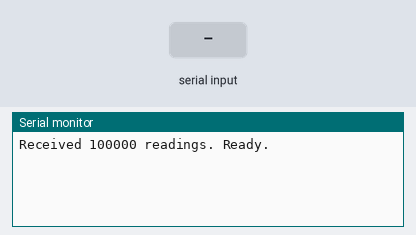
A sketch run on a simulated ESP32. On the bench: the last lines printed to the serial monitor. The test bench sets the inputs (shaded band).

Above: at 3.8 s.
3.9 s: "ALT\n" received over Serial
At 4.5 s:
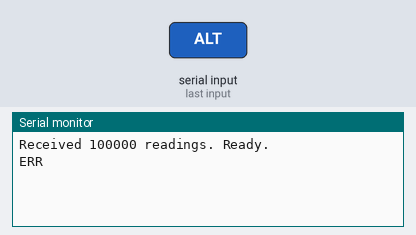
5.4 s: "STATS\n" received over Serial
At 6.6 s:
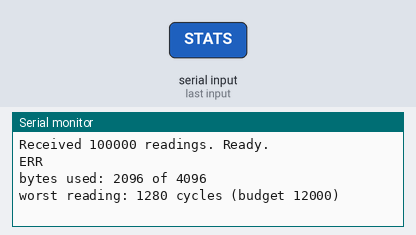
6.9 s: "GLITCHES\n" received over Serial
At 8.0 s:
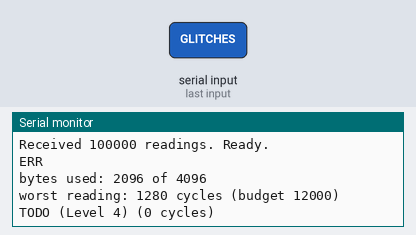
8.4 s: "G\n" received over Serial
At 9.2 s:
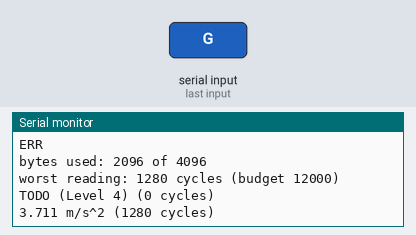
9.9 s: "APOGEE\n" received over Serial
At 10.3 s:
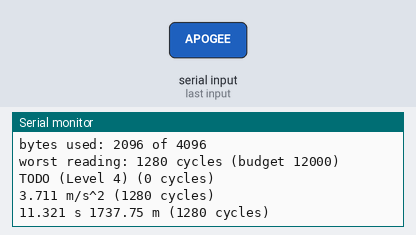
11.4 s: "DESCENT\n" received over Serial
At 12.7 s:
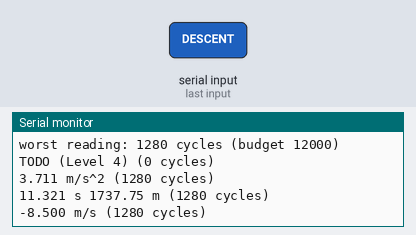

Measured:
- after the input at 3.9 s, the serial monitor: prints a new line at once (image 1)
- after the input at 5.4 s, the serial monitor: prints a new line at once (image 2)
- after the input at 6.9 s, the serial monitor: prints a new line at once (image 3)
- after the input at 8.4 s, the serial monitor: prints a new line at once (image 4)
- after the input at 9.9 s, the serial monitor: prints a new line at once (image 5)
- after the input at 11.4 s, the serial monitor: prints a new line at once (image 6)

The sketch:

LEVEL_3_PRACTICE.ino
```cpp
// =====================================================================
// CATCH THE ROCKET - LEVEL 3 (DEPLOY + ALT, tight limits)  -- glitches OFF
// Tracker: PRACTICE TRACKER B
//
// DESIGN
//  * The 100 000 readings are cut into 100 blocks of 1000 readings.
//    For each block we keep only 3 exact integer sums (h in cm, u = j-499.5
//    is the position of the reading inside the block, w = 2u is an integer):
//        s0 = sum h      s1 = sum w*h      s2 = sum w*w*h
//    That is enough to rebuild, for ANY run of whole blocks, the
//    least-squares sums  sum x^k h  (k=0,1,2)  because x = (D+u)/W.
//    The sums of x^k alone (k=0..4) are known in closed form.
//  * After receiving (first command):
//      1. grow a parabola over blocks 0..k-1 until block k sits >1 m off it
//         -> the parachute is open inside block k-1 or k.
//      2. coast parabola P = fit on whole blocks before the deployment,
//         descent line  L = fit on whole blocks after the deployment.
//      3. deployment time = LATER root of P(t)-L(t)=0 (the earlier root is
//         the line extended backwards, before the real opening).
//      4. re-pick the blocks with that time and refit (3 rounds).
//  * All fitting maths is in double, centred + scaled to x in [-1,1].
//    Per reading we only do integer work (3 int adds, 2 int64 mults).
// =====================================================================
#define TRACKER_GLITCHES 0 // 1 = glitches on, 0 = off. Change only this line.

#include <math.h>
#include <stdlib.h>
#include <string.h>
#include <ctype.h>

// ===== PRACTICE TRACKER B: do not modify =====
// Set TRACKER_GLITCHES to 1 or 0 *above* this block, never inside it.
static uint32_t trackerSeed = 4242u;
static uint32_t trackerRand() {
  trackerSeed = trackerSeed * 1664525u + 1013904223u;
  return trackerSeed;
}
float nextAltitude() {
  // This flight's secrets. Every tracker uses different ones.
  const int64_t H0 =  150000;   // altitude at t = 0, in cm
  const int64_t V0 =    4200;   // upward speed at t = 0, in cm/s
  const int64_t G  =     371;   // gravity, in cm/s^2
  const int64_t TD =   24000;   // parachute opens at this time, in ms
  const int64_t VD =    -850;   // speed under the parachute, in cm/s
  static int64_t t = 0;      // time of this reading, in ms
  static int quiet = 0;      // readings until a glitch is allowed again
  int64_t tc = (t < TD) ? t : TD;
  int64_t h = H0 + V0 * tc / 1000 - G * tc * tc / 2000000;
  if (t > TD) h += VD * (t - TD) / 1000;
  uint32_t r = trackerRand();
  if (quiet > 0) quiet--;
  if (TRACKER_GLITCHES && t >= 1000 && quiet == 0 && (r >> 24) < 2) {
    quiet = 10;                                     // glitch: 50 to 300 m off
    int64_t off = 5000 + (int64_t)((r >> 4) % 25001);
    h += ((r >> 3) & 1) ? off : -off;
    if (h < 0) h += 2 * off;
  } else {
    h += (int64_t)((r >> 8) % 401) - 200;           // noise: -2.00 to +2.00 m
  }
  t++;
  return (float)h / 100.0f;
}
// =========================================

// ------------------------- state (everything lives here) -------------
#define NB 100        // number of blocks
#define BS 1000       // readings per block

struct Solution {     // results of the fits, cached after first command
  double aP, bP, gP, mP, WP;   // coast:   h = aP + bP x + gP x^2, x=(t_ms-mP)/WP  (h in cm)
  double aL, bL, mL, WL;       // descent: h = aL + bL x,          x=(t_ms-mL)/WL
  double tdms;                 // deployment time in ms
};

struct State {
  int64_t  s1[NB];    // sum of w*h        per block
  int64_t  s2[NB];    // sum of w*w*h      per block
  Solution sol;       // cached fit results
  int32_t  s0[NB];    // sum of h (cm)     per block
  uint32_t worst;     // slowest reading, CPU cycles
  uint16_t blk, j;    // current block / position inside it
  bool     solved, ok;
};
static State gs;

// NOTE: no function below has a Solution/State in its signature
// (Arduino's auto-generated prototypes would appear before the structs).

// ------------------------- receiving ---------------------------------
static inline void ingest(float x) {
  int32_t h = (int32_t)lroundf(x * 100.0f);          // cm
  int32_t w = 2 * (int32_t)gs.j - (BS - 1);          // 2u, integer
  uint16_t b = gs.blk;
  gs.s0[b] += h;
  gs.s1[b] += (int64_t)w * h;
  gs.s2[b] += (int64_t)(w * w) * h;
  if (++gs.j == BS) { gs.j = 0; gs.blk++; }
}

// ------------------------- fitting maths -----------------------------
// Sums over blocks lo..hi of x^k (k=0..4) -> M[k], and of x^k * h (k=0..2) -> R[k]
// with x = (t_ms - m) / W.
static void accum(int lo, int hi, double m, double W, double* M, double* R) {
  const double N = BS;
  const double inv = 1.0 / W;
  const double Q2 = N * (N * N - 1.0) / 12.0 * inv * inv;
  const double Q4 = N * (N * N - 1.0) * (3.0 * N * N - 7.0) / 240.0 * inv * inv * inv * inv;
  for (int k = 0; k < 5; k++) M[k] = 0;
  for (int k = 0; k < 3; k++) R[k] = 0;
  for (int b = lo; b <= hi; b++) {
    double d  = (b * (double)BS + (BS - 1) / 2.0 - m) * inv;   // block centre
    double d2 = d * d;
    M[0] += N;
    M[1] += N * d;
    M[2] += N * d2 + Q2;
    M[3] += N * d2 * d + 3.0 * d * Q2;
    M[4] += N * d2 * d2 + 6.0 * d2 * Q2 + Q4;
    double Sh  = (double)gs.s0[b];
    double Qh  = 0.5  * (double)gs.s1[b] * inv;                // sum q h
    double Q2h = 0.25 * (double)gs.s2[b] * inv * inv;          // sum q^2 h
    R[0] += Sh;
    R[1] += d * Sh + Qh;
    R[2] += d2 * Sh + 2.0 * d * Qh + Q2h;
  }
}

// Gaussian elimination with partial pivoting, n = 2 or 3
static bool solveLin(int n, double A[3][3], double* r, double* x) {
  for (int c = 0; c < n; c++) {
    int p = c;
    for (int i = c + 1; i < n; i++) if (fabs(A[i][c]) > fabs(A[p][c])) p = i;
    if (fabs(A[p][c]) < 1e-12) return false;
    if (p != c) {
      for (int j = 0; j < n; j++) { double t = A[c][j]; A[c][j] = A[p][j]; A[p][j] = t; }
      double t = r[c]; r[c] = r[p]; r[p] = t;
    }
    for (int i = c + 1; i < n; i++) {
      double f = A[i][c] / A[c][c];
      for (int j = c; j < n; j++) A[i][j] -= f * A[c][j];
      r[i] -= f * r[c];
    }
  }
  for (int i = n - 1; i >= 0; i--) {
    double s = r[i];
    for (int j = i + 1; j < n; j++) s -= A[i][j] * x[j];
    x[i] = s / A[i][i];
  }
  return true;
}

// least-squares polynomial (deg 1 or 2) over whole blocks lo..hi
static bool fitPoly(int lo, int hi, int deg, double* c, double& m, double& W) {
  m = (1000.0 * lo + 1000.0 * hi + (BS - 1)) / 2.0;
  W = 500.0 * (hi - lo + 1);
  double M[5], R[3];
  accum(lo, hi, m, W, M, R);
  double A[3][3], r[3];
  for (int i = 0; i <= deg; i++) {
    r[i] = R[i];
    for (int j = 0; j <= deg; j++) A[i][j] = M[i + j];
  }
  return solveLin(deg + 1, A, r, c);
}

// later root of P - L = 0, in ms (uses gs.sol)
static bool crossing(double& tdms) {
  const Solution& s = gs.sol;
  double A = s.gP / (s.WP * s.WP);
  double B = s.bP / s.WP - s.bL / s.WL;
  double C = s.aP - s.aL - s.bL * (s.mP - s.mL) / s.WL;
  if (fabs(A) < 1e-18) return false;
  double disc = B * B - 4.0 * A * C;
  if (disc < 0) return false;
  double sq = sqrt(disc);
  double r1 = (-B + sq) / (2.0 * A), r2 = (-B - sq) / (2.0 * A);
  tdms = s.mP + (r1 > r2 ? r1 : r2);
  return true;
}

// fills gs.sol
static bool solveAll() {
  Solution& s = gs.sol;
  // 1. grow the coasting parabola until the next block disagrees by > 1 m
  int k;
  for (k = 8; k < NB; k++) {
    double c[3], m, W, M[5], R[3];
    if (!fitPoly(0, k - 1, 2, c, m, W)) return false;
    accum(k, k, m, W, M, R);
    double res = R[0] - (c[0] * M[0] + c[1] * M[1] + c[2] * M[2]);   // cm * readings
    if (fabs(res) > 100.0 * BS) break;
  }
  if (k >= NB) return false;
  int cLast = (k - 2 > 7) ? k - 2 : 7;
  int lFirst = k + 1;

  // 2-4. fit, intersect, re-pick blocks, repeat
  for (int it = 0; it < 3; it++) {
    if (lFirst > NB - 3) return false;
    double cp[3], cl[2];
    if (!fitPoly(0, cLast, 2, cp, s.mP, s.WP)) return false;
    if (!fitPoly(lFirst, NB - 1, 1, cl, s.mL, s.WL)) return false;
    s.aP = cp[0]; s.bP = cp[1]; s.gP = cp[2];
    s.aL = cl[0]; s.bL = cl[1];
    double td;
    if (!crossing(td)) return false;
    s.tdms = td;
    if (td < 0 || td > 100000.0) return false;
    cLast = (int)floor((td - 30.0) / 1000.0) - 1;
    if (cLast < 7) cLast = 7;
    lFirst = (int)ceil((td + 30.0) / 1000.0);
  }
  return true;
}

static void ensureSolved() {
  if (!gs.solved) { gs.ok = solveAll(); gs.solved = true; }
}

static double evalP(double tms) {   // coast parabola, cm
  const Solution& s = gs.sol;
  double x = (tms - s.mP) / s.WP;
  return s.aP + s.bP * x + s.gP * x * x;
}
static double evalL(double tms) {   // descent line, cm
  const Solution& s = gs.sol;
  return s.aL + s.bL * (tms - s.mL) / s.WL;
}

// ------------------------- commands ----------------------------------
static void handle(char* line) {
  char* p = line;
  while (*p == ' ' || *p == '\t') p++;
  char* cmd = p;
  while (*p && *p != ' ' && *p != '\t') p++;
  char* arg = NULL;
  if (*p) {
    *p++ = 0;
    while (*p == ' ' || *p == '\t') p++;
    if (*p) {
      arg = p;
      char* e = arg + strlen(arg);
      while (e > arg && (e[-1] == ' ' || e[-1] == '\t')) *--e = 0;
    }
  }
  if (!*cmd) return;

  bool isAlt = !strcmp(cmd, "ALT");
  if (isAlt ? (arg == NULL) : (arg != NULL)) { Serial.println("ERR"); return; }

  uint32_t c0, cyc;

  if (!strcmp(cmd, "STATS")) {
    Serial.printf("bytes used: %u of 4096\n", (unsigned)sizeof(State));
    Serial.printf("worst reading: %lu cycles (budget 12000)\n", (unsigned long)gs.worst);
    return;
  }
  if (!strcmp(cmd, "GLITCHES")) {
    Serial.println("TODO (Level 4) (0 cycles)");
    return;
  }

  if (!strcmp(cmd, "G")) {
    c0 = ESP.getCycleCount();
    ensureSolved();
    double g = -2.0 * gs.sol.gP / (gs.sol.WP * gs.sol.WP) * 1e4;   // cm/ms^2 -> m/s^2
    cyc = ESP.getCycleCount() - c0;
    if (!gs.ok) { Serial.println("ERR"); return; }
    Serial.printf("%.3f m/s^2 (%lu cycles)\n", g, (unsigned long)cyc);
  } else if (!strcmp(cmd, "APOGEE")) {
    c0 = ESP.getCycleCount();
    ensureSolved();
    const Solution& s = gs.sol;
    double xs = -s.bP / (2.0 * s.gP);
    double t = (s.mP + xs * s.WP) / 1000.0;
    double h = (s.aP - s.bP * s.bP / (4.0 * s.gP)) / 100.0;
    cyc = ESP.getCycleCount() - c0;
    if (!gs.ok) { Serial.println("ERR"); return; }
    Serial.printf("%.3f s %.2f m (%lu cycles)\n", t, h, (unsigned long)cyc);
  } else if (!strcmp(cmd, "DEPLOY")) {
    c0 = ESP.getCycleCount();
    ensureSolved();
    double t = gs.sol.tdms / 1000.0;
    double h = evalP(gs.sol.tdms) / 100.0;
    cyc = ESP.getCycleCount() - c0;
    if (!gs.ok) { Serial.println("ERR"); return; }
    Serial.printf("%.3f s %.2f m (%lu cycles)\n", t, h, (unsigned long)cyc);
  } else if (!strcmp(cmd, "DESCENT")) {
    c0 = ESP.getCycleCount();
    ensureSolved();
    double v = gs.sol.bL / gs.sol.WL * 10.0;                         // cm/ms -> m/s
    cyc = ESP.getCycleCount() - c0;
    if (!gs.ok) { Serial.println("ERR"); return; }
    Serial.printf("%.3f m/s (%lu cycles)\n", v, (unsigned long)cyc);
  } else if (!strcmp(cmd, "LAND")) {
    c0 = ESP.getCycleCount();
    ensureSolved();
    double x = -gs.sol.aL / gs.sol.bL;
    double t = (gs.sol.mL + x * gs.sol.WL) / 1000.0;
    cyc = ESP.getCycleCount() - c0;
    if (!gs.ok) { Serial.println("ERR"); return; }
    Serial.printf("%.3f s (%lu cycles)\n", t, (unsigned long)cyc);
  } else if (isAlt) {
    char* e;
    double t = strtod(arg, &e);
    if (e == arg || *e || !(t >= 0.0 && t <= 100.0)) { Serial.println("ERR"); return; }
    c0 = ESP.getCycleCount();
    ensureSolved();
    double tms = t * 1000.0;
    double h = ((tms < gs.sol.tdms) ? evalP(tms) : evalL(tms)) / 100.0;
    cyc = ESP.getCycleCount() - c0;
    if (!gs.ok) { Serial.println("ERR"); return; }
    Serial.printf("%.2f m (%lu cycles)\n", h, (unsigned long)cyc);
  } else {
    Serial.println("ERR");
  }
}

// ------------------------- Arduino entry points ----------------------
void setup() {
  Serial.begin(115200);
  delay(1000);
  memset(&gs, 0, sizeof(gs));
  for (uint32_t i = 0; i < 100000; i++) {
    float x = nextAltitude();
    uint32_t c0 = ESP.getCycleCount();
    ingest(x);
    uint32_t dt = ESP.getCycleCount() - c0;
    if (dt > gs.worst) gs.worst = dt;
  }
  Serial.println("Received 100000 readings. Ready.");
}

void loop() {
  char buf[64];
  int n = 0;
  bool overflow = false;
  for (;;) {                                   // read one line (local buffer)
    if (!Serial.available()) { delay(1); continue; }
    int c = Serial.read();
    if (c == '\n' || c == '\r') {
      if (n == 0 && !overflow) continue;
      break;
    }
    if (n < (int)sizeof(buf) - 1) buf[n++] = (char)toupper(c); else overflow = true;
  }
  buf[n] = 0;
  if (overflow) { Serial.println("ERR"); return; }
  handle(buf);
}
```
